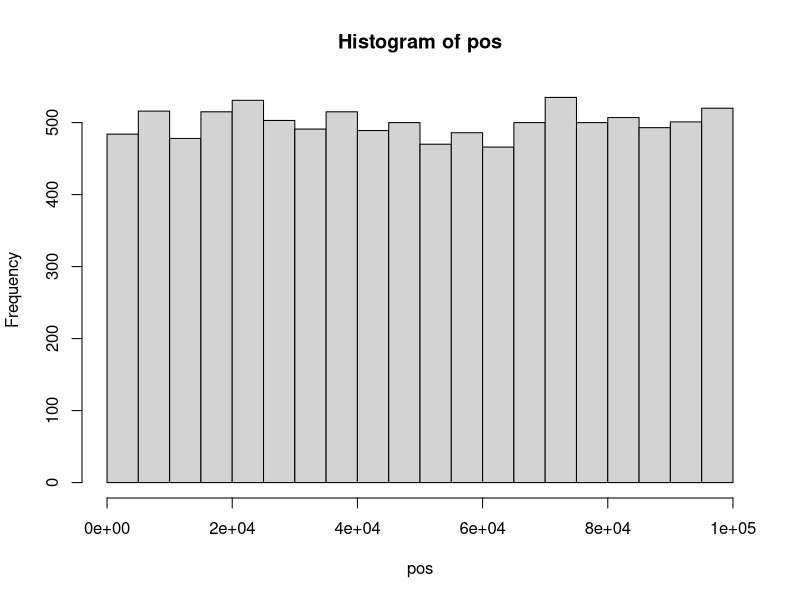
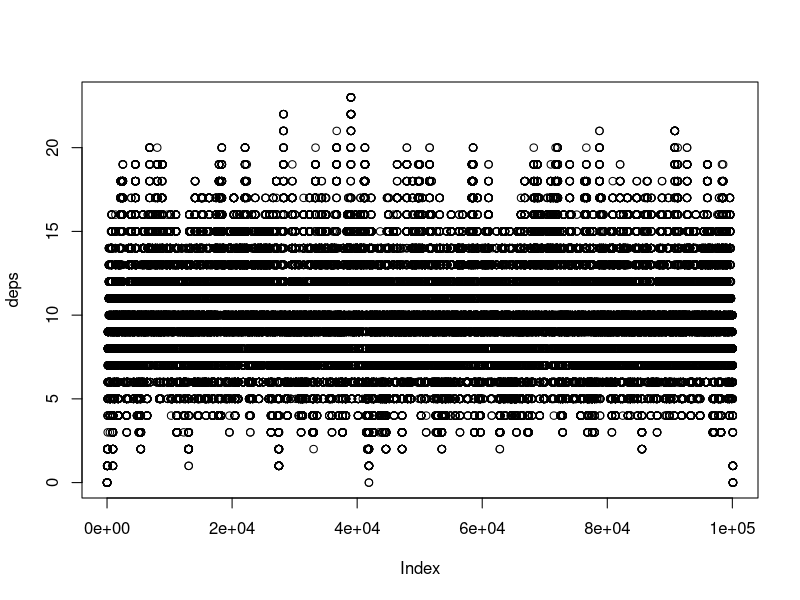
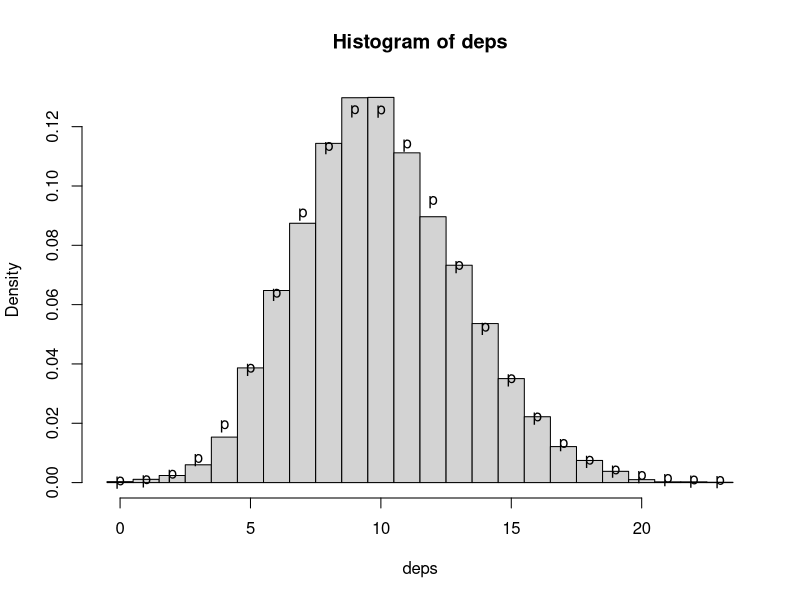

These figures' R source, in order: (Note: this script raises an error after producing the figures.)

# mapping reads


l <- 1e5 # genome length
rl <-100 # read length
n <- 1e4 # n reads to map

pos <- sample(1:l, n, replace = T) # "mapping reads"
hist(pos)

# computing per-position mapping depths
deps <- rep(0, l+rl-1)
for(i in pos){
  deps[i:(i+rl-1)] <- deps[i:(i+rl-1)] + 1
}
plot(deps)
hist(deps, breaks=(0:(max(deps)+1)-0.5), freq=F)


# Poisson fit
dPois <- glm(deps ~ 1, family="poisson")
muPois <- exp(coef(dPois))
points(0:max(deps), dpois(0:max(deps), lambda = muPois), pch="p")

# Neg binom fit
dNb <- glm.nb(deps ~ 1)
muNb <- exp(coef(dNb))
thNb <- dNb$theta
points(0:max(deps), dnbinom(0:max(deps), size = thNb, mu=muNb), pch="n")
AIC(dPois, dNb)

# plots don't look vastly different, but NB fits better